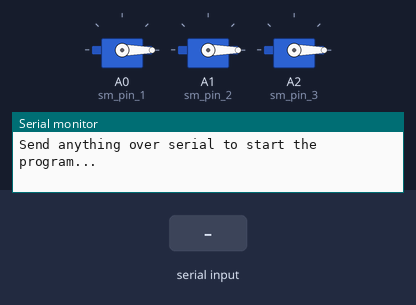
Bench run of a sketch on a simulated Arduino Uno, built with avr-gcc and run on an emulated ATmega328P. Parts: 3 × servo, the last lines printed to the serial monitor. The inputs (shaded band) are chosen by the test bench.

Above: at 0.8 s.
0.9 s: "1\n" received over Serial
At 3.89 s:
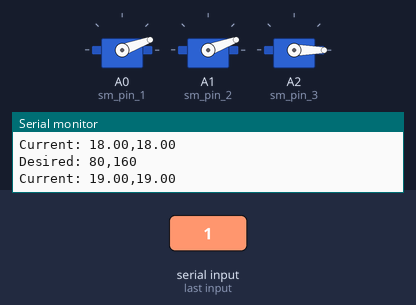
At 4.92 s:
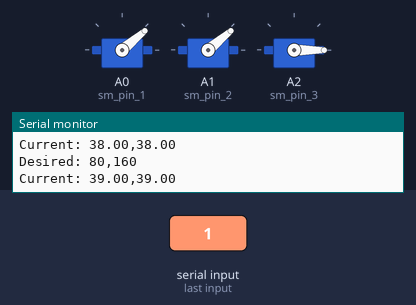
9.9 s: "90,45,200\n" received over Serial
At 20.0 s:
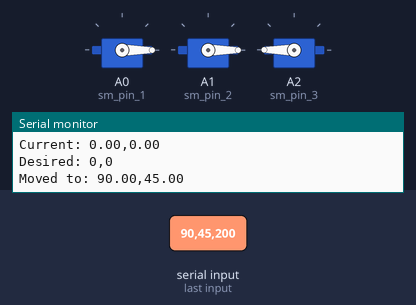
Timing chart, 0 to 21.5 s (numbered marks = the images above; inputs shaded):
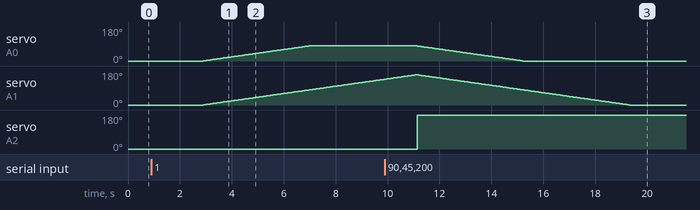

The sketch:

problemspace.ino
```cpp
#include <Servo.h>
#include <math.h>

struct AnglePair {
  float theta_1; // angle of first linkage
  float theta_2; // angle of second linkage
};

int program_type = 1; // 0 = draw problem space, 1 = go to coordinates from serial
int sm_pin_1 = A0; // servo motor pin
int sm_pin_2 = A1; // servo motor pin
int sm_pin_3 = A2; // servo motor pin
int sm_min = 544; // pwm relateing to 0 degrees
int sm_max = 2400; // pwm relating to 180 degrees
Servo servo_1; // define servo object
Servo servo_2; // define servo object
Servo servo_3; // define servo object
float linkage_1 = 3; // first linkage
float linkage_2 = 3; // second linkage
int servo_wait_period = 50;
int servo_min = 0;
int servo_max = 150;
int step = 1;

AnglePair current_angles;
AnglePair desired_angles;

bool pen_down; // boolean for pen up or down

void setup() {
  // Setup servos
  servo_1.attach(sm_pin_1, sm_min, sm_max);
  servo_2.attach(sm_pin_2, sm_min, sm_max);
  servo_3.attach(sm_pin_3, sm_min, sm_max);

  // Set servo to start position
  servo_1.write(0); // straight with x-axis
  servo_2.write(0); // straight with x-axis
  servo_3.write(0); // pen up position

  // Wait until start command
  Serial.begin(9600);
  while(!Serial) { ; }
  Serial.println("Send anything over serial to start the program...");
  while (Serial.available() == 0) {} // loop until something in serial buffer
  Serial.println("Program started");
}

void loop() {
  if (program_type == 1) {
    if (Serial.available() > 0){
      // read serial for x, y coordinates and pen-down variable "x_float, y_float, pen_down" line by line
      float x_value = Serial.parseFloat();
      float y_value = Serial.parseFloat();
      float pen_down = Serial.parseInt();
      if (x_value == 0 && y_value == 0) {return;}
      // set position to coordinate
      desired_angles = inverse_kinematics(x_value, y_value, linkage_1, linkage_2);
      int desired_theta_1 = floor(desired_angles.theta_1 * 180 / PI);
      int desired_theta_2 = floor(desired_angles.theta_2 * 180 / PI);
      // add angle increment until close enough
      int angle_increment = 1;
      while (current_angles.theta_1 != desired_theta_1 || current_angles.theta_2 != desired_theta_2) {
        if (current_angles.theta_1 < desired_theta_1) {current_angles.theta_1 += angle_increment;}
        if (current_angles.theta_1 > desired_theta_1) {current_angles.theta_1 -= angle_increment;}
        if (current_angles.theta_2 < desired_theta_2) {current_angles.theta_2 += angle_increment;}
        if (current_angles.theta_2 > desired_theta_2) {current_angles.theta_2 -= angle_increment;}
        servo_1.write(current_angles.theta_1);
        servo_2.write(current_angles.theta_2);
        servo_3.write(90*pen_down);
        delay(servo_wait_period);
        Serial.print("Current: "); Serial.print(current_angles.theta_1);
        Serial.print(","); Serial.println(current_angles.theta_2);
        Serial.print("Desired: "); Serial.print(desired_theta_1);
        Serial.print(","); Serial.println(desired_theta_2);
      }
      Serial.print("Moved to: "); Serial.print(x_value);
      Serial.print(","); Serial.println(y_value);
    }
  }
  if (program_type == 0) {
    for (int i = servo_min; i < servo_max; i+=step){
      servo_1.write(i);
      delay(servo_wait_period);
      for (int j = servo_min; j < servo_max; j+=step){
        servo_2.write(j);
        delay(servo_wait_period);
      }
    }
  }
}

AnglePair inverse_kinematics(float x, float y, float l1, float l2) {
  // input your desired coordinates and linkage lengths and the
  // function will return the angles for the linkages
  AnglePair resultant_angles;
  float cos_t2 = ((x*x + y*y - l1*l1 - l2*l2) / (2*l1*l2));
  resultant_angles.theta_2 = acos(cos_t2);
  resultant_angles.theta_1 = (atan2(y,x) + atan2((l2*sin(resultant_angles.theta_2)), (l1+l2*cos(resultant_angles.theta_2))));
  return(resultant_angles);
}
```

Measured:
- after the input at 0.9 s, servo on A0 (sm_pin_1): moves from 0° to 80° over 4.1 s, starting after 2.0 s; servo on A1 (sm_pin_2): moves from 0° to 136° over 7.0 s, starting after 2.0 s
- after the input at 9.9 s, servo on A0 (sm_pin_1): moves from 80° to 0° over 4.1 s, starting after 1.2 s; servo on A2 (sm_pin_3): 0° → 180° after 1.2 s
